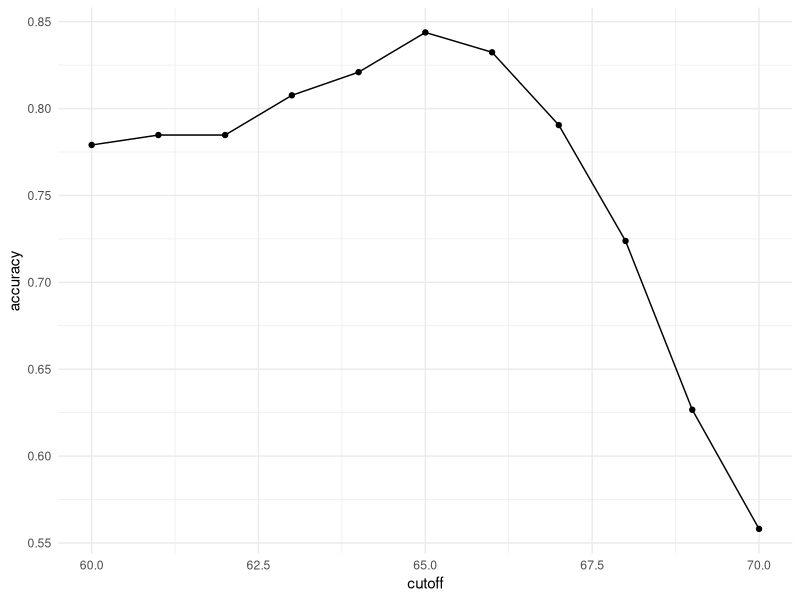
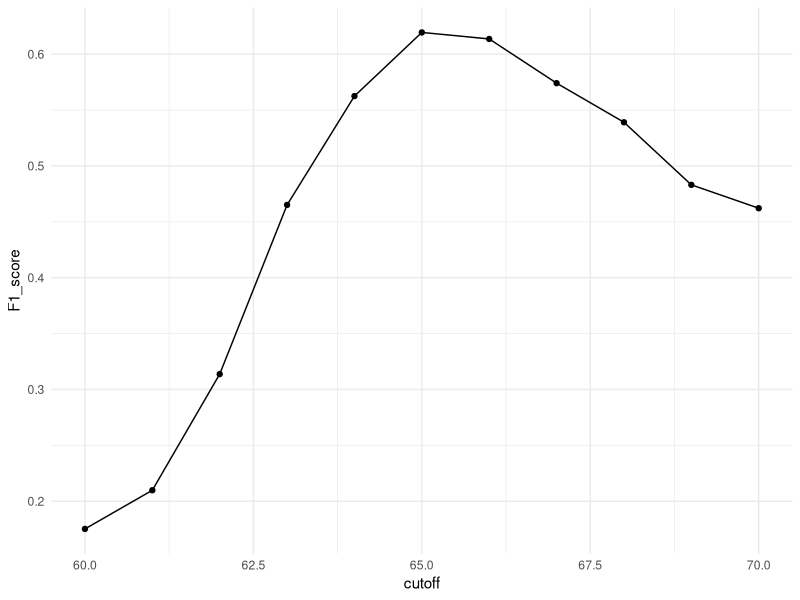

Write the R code that produced these figures, in order.
## ---- chunk 1
knitr::opts_chunk$set(echo = TRUE)
options(digits=3)
set.seed(1)
library(caret)
library(dslabs)
library(e1071)
library(dplyr)
library(ggplot2)
library(tidyverse)
ds_theme_set()
## ---- chunk 2
# Define our function for detecting fever
has_fever <- function(temp_c) {
    if (temp_c > 38) {
        return(TRUE)
    } else {
        return(FALSE)
    }
}

# Test the function
has_fever(38.5)
## ---- chunk 3
# Define our function for detecting spam
is_spam <- function(text) {
    spam_keywords <- c("win", "prize", "free", "click here")
    for (keyword in spam_keywords) {
        if (grepl(keyword, text, ignore.case = TRUE)) {
            return(TRUE)
        }
    }
    return(FALSE)
}

# Test the function
is_spam("Help! I'm stuck in an elevator.")
## ---- chunk 4
# Create a data frame to illustrate the general setup of a prediction problem.
# In this example, we will have one row with an unknown outcome and five features.

# Number of rows in the data frame (1 in this case)
n <- 1

# Create a data frame with one row and columns for the outcome and features
# The outcome is set to "?" indicating it is unknown, and features are labeled as "X_1" to "X_5"
tmp <- data.frame(outcome=rep("?",n), 
                  feature_1 = paste0("X_1"),
                  feature_2 = paste0("X_2"),
                  feature_3 = paste0("X_3"),
                  feature_4 = paste0("X_4"),
                  feature_5 = paste0("X_5"))
tmp %>% knitr::kable(align="c")
## ---- chunk 5
n <- 5
tmp <- data.frame(outcome = paste0("Y_", 1:n), 
                  feature_1 = paste0("X_",1:n,",1"),
                  feature_2 = paste0("X_",1:n,",2"),
                  feature_3 = paste0("X_",1:n,",3"),
                  feature_4 = paste0("X_",1:n,",4"),
                  feature_5 = paste0("X_",1:n,",5"))
tmp %>% knitr::kable()
## ---- chunk 6
# Load the heights dataset from the dslabs package.
# This dataset contains information on the heights and sex of individuals.
data(heights)
## ---- chunk 7
# Extract the outcome variable 'sex' from the heights dataset.
y <- heights$sex

# Extract the predictor variable 'height' from the heights dataset.
x <- heights$height
## ---- chunk 8
# Set the seed for reproducibility so that the random sampling results can be replicated.
set.seed(1)

# Determine the number of observations in the outcome variable 'y'.
N <- length(y)

# Generate random predictions for 'y' by randomly sampling from the categories "Male" and "Female".
# The 'replace = TRUE' argument allows sampling with replacement.
y_hat <- sample(c("Male", "Female"), N, replace = TRUE)
## ---- chunk 9
# Create a confusion matrix to compare the predicted values 'y_hat' with the actual values 'y'.
# This table shows the counts of true positives, false positives, true negatives, and false negatives.
confusion_matrix <- table(predicted = y_hat, actual = y)

# Display the confusion matrix
confusion_matrix
## ---- chunk 10
# Calculate the accuracy of the predictions by comparing 'y_hat' with 'y'.
# The 'mean(y_hat == y)' expression evaluates to TRUE (1) when the prediction is correct and FALSE (0) otherwise.
# Taking the mean of these logical values gives the proportion of correct predictions.
accuracy <- mean(y_hat == y)

# Display the accuracy
accuracy
## ---- chunk 11
# Group the heights dataset by sex and calculate the mean and standard deviation of height for each group.
# This helps us understand the distribution of heights for males and females.
heights %>% group_by(sex) %>% summarize(mean(height), sd(height))
## ---- chunk 12
# Apply the prediction rule: if height is greater than or equal to 62, predict 'Male'; otherwise, predict 'Female'.
y_hat <- ifelse(x >= 62, "Male", "Female")
## ---- chunk 13
# Calculate the accuracy of the new prediction rule by comparing 'y_hat' with the actual values 'y'.
accuracy <- mean(y == y_hat)
accuracy
## ---- chunk 14
# Set the seed for reproducibility
set.seed(1)

# The createDataPartition function returns a set of indexes for the training set.
# `times = 1` specifies a single random sample.
# `p = 0.5` specifies that 50% of the data should be in the training set.
# `list = FALSE` specifies that the result should be returned as a matrix instead of a list.
train_index <- createDataPartition(y, times = 1, p = 0.5, list = FALSE)

# Display the first few indexes for the training set
head(train_index)
## ---- chunk 15
# Create the training set by subsetting the heights data
train_set <- heights[train_index, ]

# Create the test set by subsetting the heights data (with the inverse index used for training)
test_set <- heights[-train_index, ]

# Display the first few rows of the training and test set
head(train_set)
head(test_set)
## ---- chunk 16
# Define a sequence of cutoff values from 60 to 70
cutoff <- seq(60, 70)

# Calculate the accuracy for each cutoff value
# The map_dbl function applies a function to each element of the cutoff sequence and returns a vector of results.
# For each cutoff value `x`, we apply the prediction rule: if height is greater than or equal to `x`, predict 'Male'; otherwise, predict 'Female'.
# We then calculate the accuracy of these predictions on the training set by comparing them with the actual sex values.
accuracy <- map_dbl(cutoff, function(x){
  y_hat <- ifelse(train_set$height >= x, "Male", "Female")
  mean(y_hat == train_set$sex)
})
## ---- chunk 17
# Create a data frame with the cutoff values and corresponding accuracies
accuracy_data <- data.frame(cutoff, accuracy)

# Use ggplot2 to create a plot of accuracy vs. cutoff values
ggplot(accuracy_data, aes(cutoff, accuracy)) + 
  geom_point() +  # Add points for each cutoff value
  geom_line() +   # Connect the points with lines
  theme_minimal()  # Use a minimal theme for the plot
## ---- chunk 18
# Find the maximum accuracy value from the computed accuracies
max_accuracy <- max(accuracy)

# Display the maximum accuracy
max_accuracy
## ---- chunk 19
# Identify the cutoff value that gives the maximum accuracy
# `which.max(accuracy)` returns the index of the maximum accuracy value in the accuracy vector
# `cutoff[which.max(accuracy)]` returns the corresponding cutoff value
best_cutoff <- cutoff[which.max(accuracy)]
best_cutoff
## ---- chunk 20
# Apply the best cutoff value to the test set to make predictions
# If height is greater than the best cutoff, predict 'Male'; otherwise, predict 'Female'
y_hat <- ifelse(test_set$height > best_cutoff, "Male", "Female")

# Calculate the accuracy of the predictions on the test set by comparing 'y_hat' with the actual sex values
test_accuracy <- mean(y_hat == test_set$sex)

# Display the test accuracy
test_accuracy
## ---- chunk 21
# Evaluate the accuracy of predictions by sex.
# Add the predictions ('y_hat') to the test set and group by 'sex'.
# Calculate the accuracy for each group by comparing the predictions with the actual sex values.
accuracy_by_sex <- test_set %>% 
  mutate(y_hat = y_hat) %>%
  group_by(sex) %>% 
  summarize(accuracy = mean(y_hat == sex))

# Display the accuracy by sex
accuracy_by_sex
## ---- chunk 22
# Calculate the prevalence of males in the original dataset.
# Prevalence is the proportion of the total number of observations that belong to the 'Male' category.
prev_males <- mean(y == "Male")
prev_males
## ---- chunk 23
# Create a 2x2 matrix to define the four entries of the confusion matrix.
# The confusion matrix shows the counts of true positives, false negatives, false positives, and true negatives.
mat <- matrix(c("True positives (TP)", "False negatives (FN)", 
                "False positives (FP)", "True negatives (TN)"), 2, 2)

# Assign column names to the confusion matrix to represent the actual outcomes.
colnames(mat) <- c("Positive", "Negative")

# Assign row names to the confusion matrix to represent the predicted outcomes.
rownames(mat) <- c("Predicted positve", "Predicted negative")

# Convert the matrix to a data frame and display it
as.data.frame(mat) %>% knitr::kable()
## ---- chunk 24
# Compute the confusion matrix using the `confusionMatrix` function from the caret package.
# The `data` argument is the predicted values (`y_hat`), which are coerced into factors using `as.factor`.
# The `reference` argument is the actual values (`test_set$sex`).
# The `confusionMatrix` function calculates various metrics such as accuracy, sensitivity, specificity, and more.
confusion_matrix <- confusionMatrix(data = as.factor(y_hat), reference = test_set$sex)

# Display the confusion matrix and associated metrics
confusion_matrix
## ---- chunk 25
# Define a sequence of cutoff values from 60 to 70
cutoff <- seq(60, 70)

# Calculate the F1-score for each cutoff value using the training set
# The map_dbl function applies a function to each element of the cutoff sequence and returns a vector of results.
# For each cutoff value `x`, we apply the prediction rule: if height is greater than `x`, predict 'Male'; otherwise, predict 'Female'.
# The F_meas function computes the F1-score, which is a measure of the test's accuracy considering both precision and recall.
F1_score <- map_dbl(cutoff, function(x){
  y_hat <- ifelse(train_set$height > x, "Male", "Female")
  F_meas(data = factor(y_hat), reference = factor(train_set$sex))
})
## ---- chunk 26
# Create a data frame with the cutoff values and corresponding F1 scores
f1_data <- data.frame(cutoff, F1_score)

# Use ggplot2 to create a plot of F1-score vs. cutoff values
ggplot(f1_data, aes(cutoff, F1_score)) + 
  geom_point() +  # Add points for each cutoff value
  geom_line() +   # Connect the points with lines
  theme_minimal()  # Use a minimal theme for the plot
## ---- chunk 27
# Find and display the maximum F1 score
max_F1 <- max(F1_score)
max_F1
## ---- chunk 28
# Find and display the cutoff value that gives the maximum F1 score
best_cutoff <- cutoff[which.max(F1_score)]
best_cutoff
